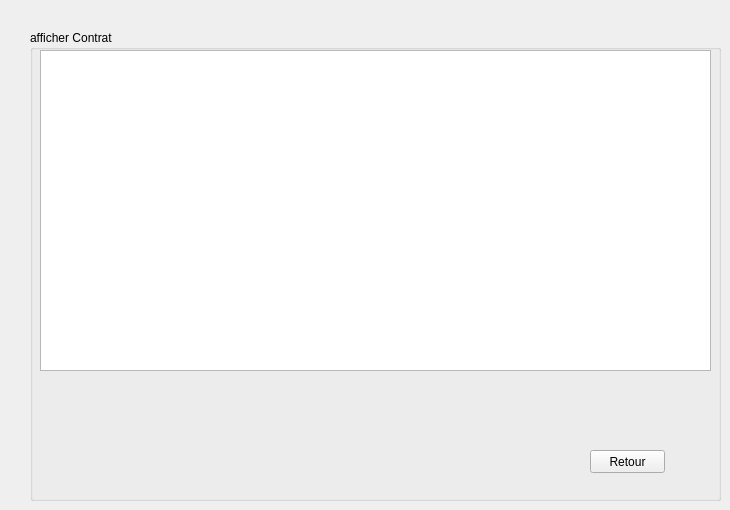
    <widget class="QWidget" name="page_5">
     <widget class="QGroupBox" name="groupBox_4">
      <property name="geometry">
       <rect>
        <x>30</x>
        <y>30</y>
        <width>691</width>
        <height>471</height>
       </rect>
      </property>
      <property name="title">
       <string>afficher Contrat</string>
      </property>
      <widget class="QTableView" name="tabContrat">
       <property name="geometry">
        <rect>
         <x>10</x>
         <y>20</y>
         <width>671</width>
         <height>321</height>
        </rect>
       </property>
      </widget>
      <widget class="QPushButton" name="pushButton_13">
       <property name="geometry">
        <rect>
         <x>560</x>
         <y>420</y>
         <width>75</width>
         <height>23</height>
        </rect>
       </property>
       <property name="text">
        <string>Retour</string>
       </property>
      </widget>
      <widget class="QLabel" name="label_18">
       <property name="geometry">
        <rect>
         <x>170</x>
         <y>350</y>
         <width>281</width>
         <height>101</height>
        </rect>
       </property>
       <property name="text">
        <string/>
       </property>
       <property name="pixmap">
        <pixmap>../c qt/Capture.PNG</pixmap>
       </property>
       <property name="scaledContents">
        <bool>true</bool>
       </property>
      </widget>
     </widget>
    </widget>
